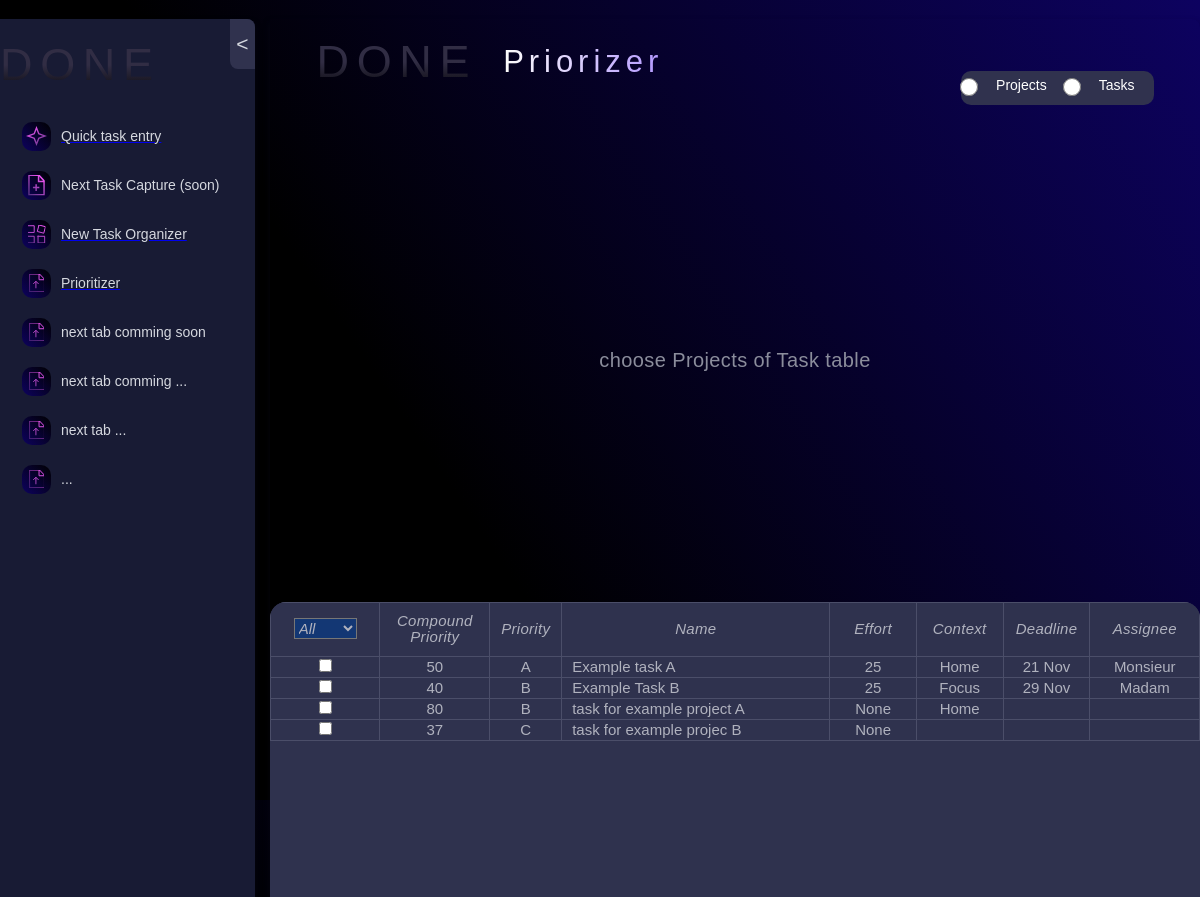
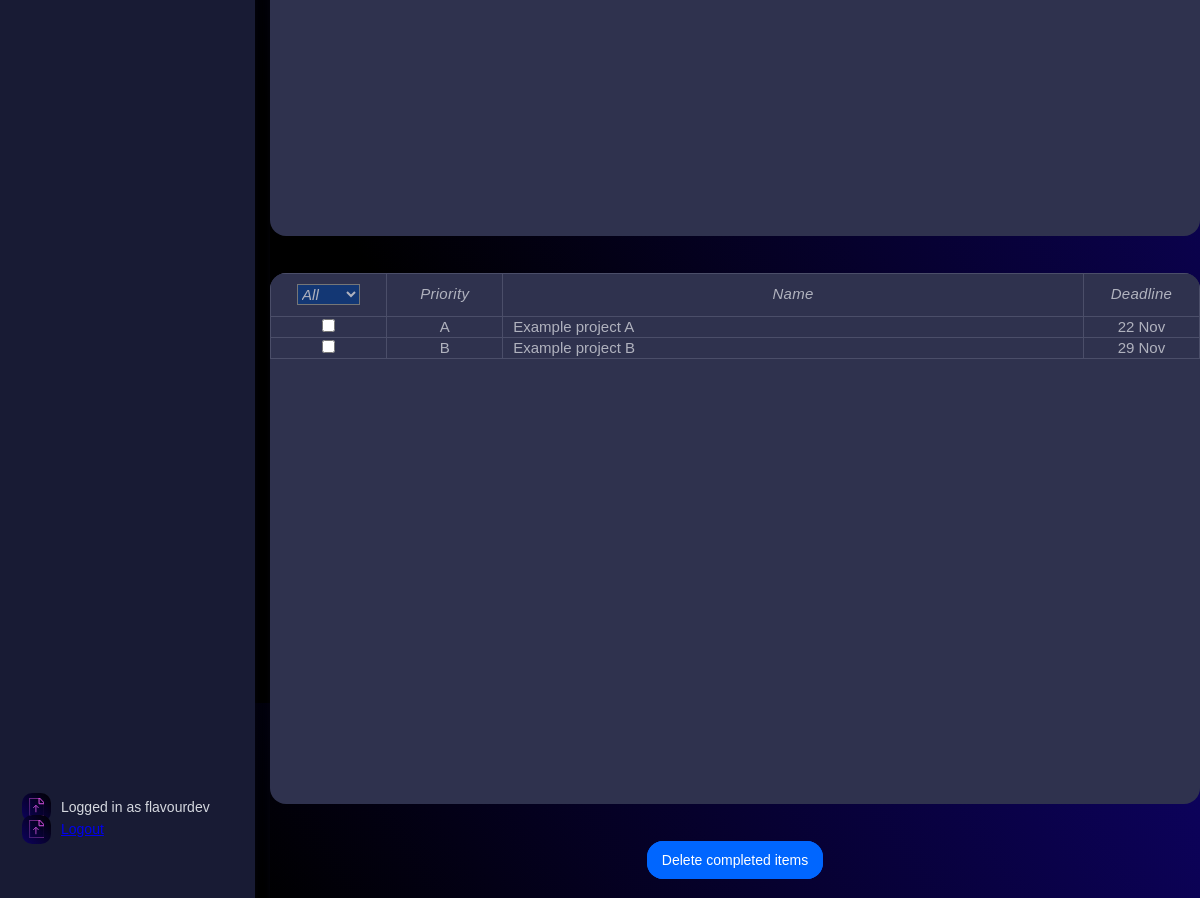
Before: /prioritizer/ (signed in) with the older database file (2 pictures, top to bottom).
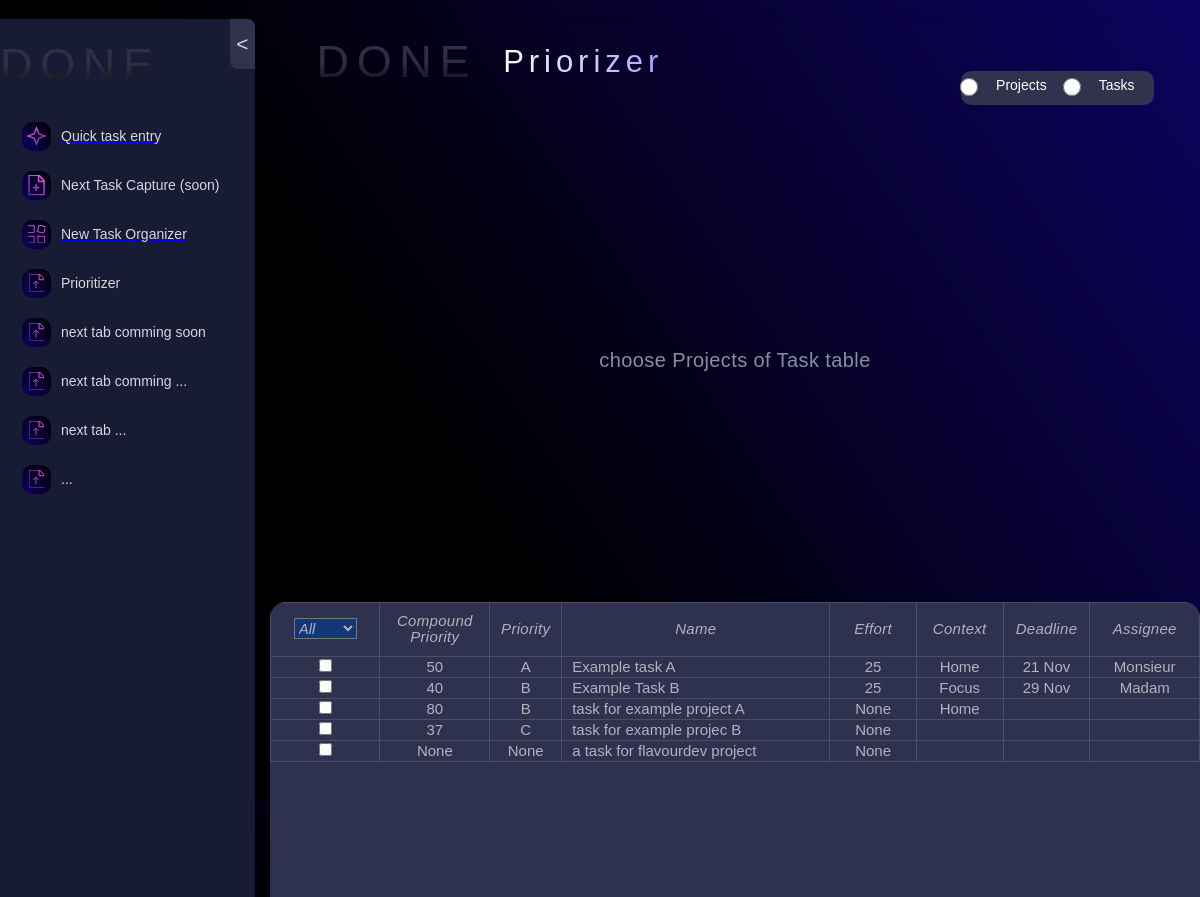
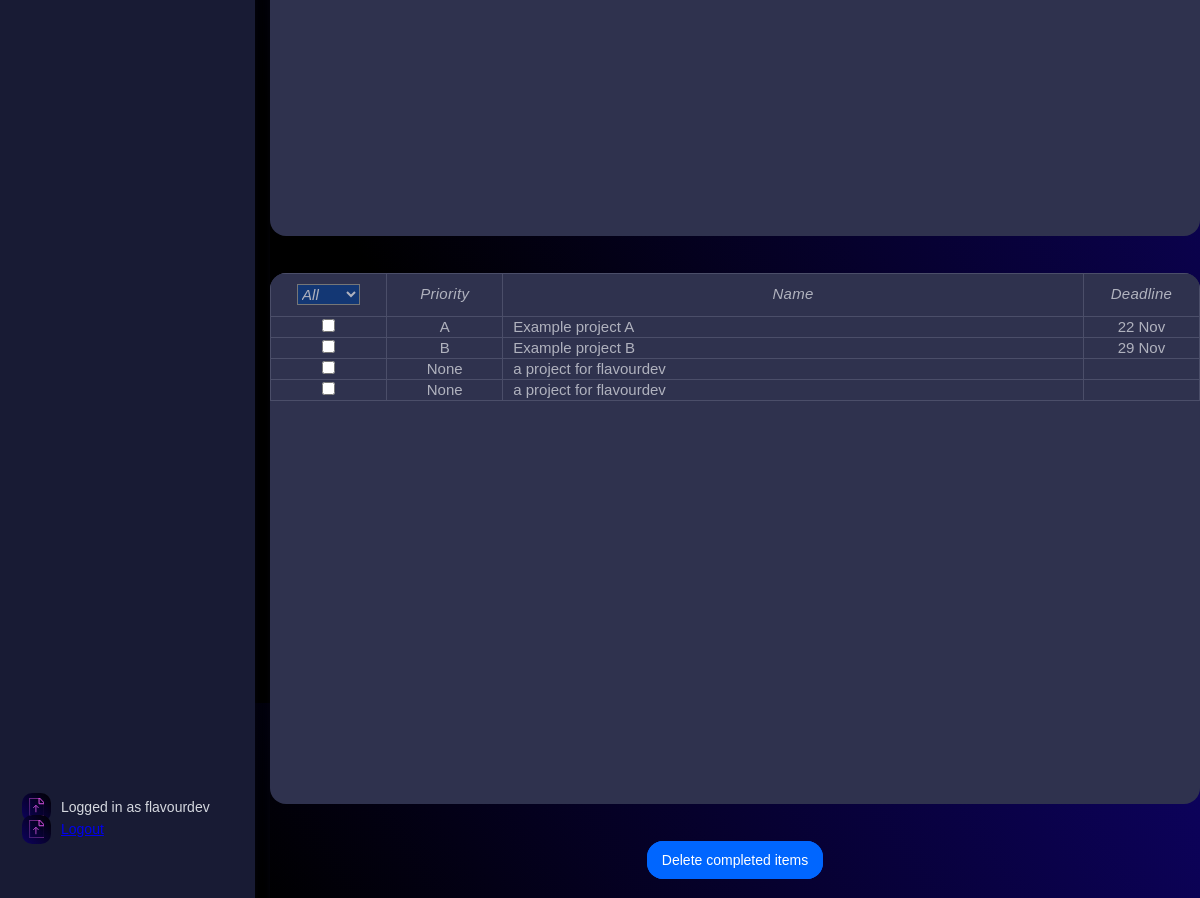
After: the same page with the newer database file (2 pictures, top to bottom).
### tasks/models.py (models this page shows, shortened)
class Tasks(models.Model):
    PRIORITIES = [
        ("A", "A"),
        ("B", "B"),
        ("C", "C"),
        ("D", "D"),
    ]
    STATUSES = [
        ("Co", "Completed"),
        ("Cn", "Cancelled"),
        ("De", "Delegated"),
        ("Ip", "In Process"),
        ("Ns", "Not Started"),
        ("Wa", "Wait for"),
    ]
    user = models.ForeignKey(User, on_delete=models.CASCADE)
    priority = models.CharField(max_length=1, choices=PRIORITIES, null=True, blank=True)
    status = models.CharField(max_length=2, choices=STATUSES, default='Ns')
    complete = models.BooleanField(default=False)
    name = models.CharField(max_length=200)
    deadline = models.DateField(null=True, blank=True)
    context = models.ForeignKey(Context, on_delete=models.CASCADE,null=True, blank=True)
    effort = models.IntegerField(null=True, blank=True)
    assignee = models.ForeignKey(Assignee, on_delete=models.CASCADE, null=True, blank=True)
    parent = models.ForeignKey(Projects, on_delete=models.CASCADE, null=True, blank=True)
    new_task = models.BooleanField(default=True)
    compound_priority = models.IntegerField(null=True, blank=True)

class Context(models.Model):
    name = models.CharField(max_length=20)
    user = models.ForeignKey(User, on_delete=models.CASCADE)

class Assignee(models.Model):
    name = models.CharField(max_length=20)
    user = models.ForeignKey(User, on_delete=models.CASCADE)

class Projects(models.Model):
    PRIORITIES = [
        ("A", "A"),
        ("B", "B"),
        ("C", "C"),
        ("D", "D"),
    ]
    STATUSES = [
        ("Co", "Completed"),
        ("Cn", "Cancelled"),
        ("De", "Delegated"),
        ("Ip", "In Process"),
        ("Ns", "Not Started"),
        ("Wa", "Wait for"),
    ]
    user = models.ForeignKey(User, on_delete=models.CASCADE)
    project_priority = models.CharField(max_length=1, choices=PRIORITIES, null=True, blank=True)
    project_status = models.CharField(max_length=2, choices=STATUSES)
    project_complete = models.BooleanField(default=False)
    project_name = models.CharField(max_length=200)
    project_deadline = models.DateField(null=True, blank=True)

### tasks/views.py (the view)
# urls.py: path('prioritizer/', views.Prioritizer, name="prioritizer"),
@login_required
def Prioritizer(request):
    all_tasks = Tasks.objects.filter(user=request.user)
    all_projects=Projects.objects.filter(user=request.user)
    context_options = Context.objects.values_list('name', flat=True)
    context_options_list = list(context_options)
    assignee_options = Assignee.objects.values_list('name', flat=True)
    assignee_options_list = list(assignee_options)
    return render(request,
                "tasks/prioritizer.html",
                {'tasks':all_tasks,
                'projects':all_projects,
                'context_options_list':context_options_list,
                'assignee_options_list':assignee_options_list})

### tasks/templates/tasks/prioritizer.html (shortened to what this page needs)
{% extends 'base.html' %}
{% load static %}
{% block data-wf %}data-wf-page="653fc2444491a35371971509" data-wf-site="652482ea837db348b1939c93"{% endblock data-wf %}
{% load widget_tweaks %}
{% block content %}
  <div class="main-section">
    <div class="form-block-header w-form">
      <form id="wf-form-selector" name="wf-form-selector" data-name="selector" method="post" class="form-2" data-wf-page-id="653fc2444491a35371971509" data-wf-element-id="89f1164f-914e-c1bf-ad36-09a1e20dd3f5">
        <div class="nto-header-div medium">
          <div class="nto-hrd-div centered">
            <div class="nto-hdr">
              <div class="done-logo-small">DONE</div>
              <div class="hdr-2">Priorizer</div>
            </div>
          </div>
          <div class="nto-inpt-slct-div horizontal single-line">
            <label data-w-id="89f1164f-914e-c1bf-ad36-09a1e20dd40a" class="project-radio radio-btn-field w-radio">
              <input type="radio" id="project-radio" name="input-type" value="project" data-name="input type" class="w-form-formradioinput radio-btn w-radio-input">
              <span class="menu-txt w-form-label" for="project-2">Projects</span>
            </label>
            <label data-w-id="89f1164f-914e-c1bf-ad36-09a1e20dd40e" class="task-radio radio-btn-field w-radio">
              <input type="radio" id="task-radio" name="input-type" value="not actionable" data-name="input type" class="w-form-formradioinput radio-btn w-radio-input">
              <span class="radio-button-label w-form-label" for="not-actionable">Tasks</span>
            </label>
          </div>
        </div>
      </form>
    </div>
    <div id='hint-div' class="hint-block">
      <div class="project-name">choose Projects of Task table</div>
    </div>
    <div id='task-table-div' class="tbl-frame">
      <table class="task-table_component">
        <thead class="task-table_head">
          <tr class="task-table_row">
            <th class="tbl-hdr" data-sort="completion" style="width: 110px;">
              <div class="filter-dropdown">
                <select class="filter-select" id="task-completion-filter">
                    <option value="">All</option>
                </select>
              </div>
            </th>
            <th class="tbl-hdr" data-sort="compound" style="width: 110px;">Compound <br>Priority</th>
            <th class="tbl-hdr" data-sort="priority" style="width: 72px;">Priority</th>
            <th class="tbl-hdr" data-sort="name" style="width: 272px;">Name</th>
            <th class="tbl-hdr" data-sort="effort" style="width: 87px;">Effort</th>
            <th class="tbl-hdr" data-sort="context" style="width: 87px;">Context</th>
            <th class="tbl-hdr" data-sort="deadline" style="width: 87px;">Deadline</th>
            <th class="tbl-hdr" data-sort="assignee" style="width: 110px;">Assignee</th>
          </tr>
        </thead>
          {% for task in tasks %}
          <tr class="rendered-row">
              <td class="tbl-cell centered" data-id="{{ task.id }}" data-type="complete">
                {% if task.complete %}
                  <input type="checkbox" data-id="{{ task.id }}" class="input-data form-control completion-checkbox" checked>
                {% else %}
                  <input type="checkbox" data-id="{{ task.id }}" class="input-data form-control completion-checkbox">
                {% endif %}
              </td>
              <td class="tbl-cell centered task-priority" id="compound-priority-{{ task.id }}" data-type="compound">{{ task.compound_priority }}</td>
              <td class="priority tbl-cell centered" id="task-priority" data-id="{{ task.id }}" data-type="priority">{{ task.priority }}</td>
              <td class="editable tbl-cell" data-id="{{ task.id }}" data-type="name">{{ task.name }}</td>
              <td class="editable tbl-cell centered" data-id="{{ task.id }}" data-type="effort">{{ task.effort }}</td>
              <td class="context tbl-cell centered" data-id="{{ task.id }}" data-type="context">{{ task.context.name }}</td>
              <td class="editable tbl-cell centered" data-id="{{ task.id }}" data-type="deadline">{{ task.deadline|date:"j M" }}</td>
              <td class="assignee tbl-cell centered" data-id="{{ task.id }}" data-type="assignee">{{ task.assignee.name }}</td>
          </tr>
          {% endfor %}
      </table>
    </div>
    <div id='project-table-div' class="tbl-frame">
      <table class="project-table_component">
        <thead class="task-table_head">
          <tr class="task-table_row">
            <th class="tbl-hdr" data-sort="completion" style="width: 100px;">
              <div class="filter-dropdown">
                <select class="filter-select" id="project-completion-filter">
                  <option value="">All</option>
                </select>
              </div>
            </th>
            <th class="tbl-hdr " data-sort="priority" style="width: 100px;">Priority</th>
            <th class="tbl-hdr" data-sort="name" style="width: 500px;">Name</th>
            <th class="tbl-hdr" data-sort="deadline" style="width: 100px;">Deadline</th>
          </tr>
        </thead>
        <tbody class="task-table_body">
          {% for project in projects %}
          <tr class="rendered-row">
              <td class="tbl-cell centered" data-id="{{ project.id }}" data-type="complete">
                {% if project.project_complete %}
                  <input type="checkbox" data-id="{{ project.id }}" class="input-data form-control completion-checkbox" checked>
                {% else %}
                  <input type="checkbox" data-id="{{ project.id }}" class="input-data form-control completion-checkbox">
                {% endif %}
              </td>
              <td class="priority tbl-cell centered" data-id="{{ project.id }}" data-type="priority">{{ project.project_priority }}</td>
              <td class="editable tbl-cell" data-id="{{ project.id }}" data-type="name">{{ project.project_name }}</td>
              <td class="editable tbl-cell centered" data-id="{{ project.id }}" data-type="deadline">{{ project.project_deadline|date:"j M" }}</td>
          </tr>
          {% endfor %}
        </tbody>
      </table>
    </div>
    <div class="frame-427318914" id="delete-btn">
      <div class="frame-427318912">
        <button type="submit" name="action" value="pocess" class="submit-btn w-button">Delete completed items</button>
      </div>
    </div>
  </div>
  {% endblock content %}

### templates/base.html (shortened to what this page needs)
{% load static %}
{% load widget_tweaks %}
<!DOCTYPE html>
<html {% block data-wf %}{% endblock data-wf %}>
<head>
  <link rel="stylesheet" href="{% static 'tasks/normalize.css' %}" />
  <link rel="stylesheet" href="{% static 'tasks/webflow.css' %}" />
  <link rel="stylesheet" href="{% static 'tasks/done-the-app.webflow.css' %}" />
</head>
<body class="body">
  <div class="full-frame">
    <div class="side-menu-div">
      <div class="nav-hdr">
        <div class="text">DONE</div>
      </div>
      <div class="all-tabs">
        <div class="tab-div">
          <a href="{% url 'QuickTaskEntry' %}" class="tab-div-round">
            <div class="icon-bg">
              <img src="{% static 'tasks/Vectors-Wrapper.svg' %}" loading="lazy" width="21" height="20" alt="" class="new-tsk-icon">
            </div>
            <div class="side-nemu-txt-div">
              <div class="side-menu-text">Quick task entry</div>
            </div>
          </a>
        </div>
        <div class="tab-div">
          <div class="tab-div-round">
            <div class="icon-bg"><img src="{% static 'tasks/Vectors-Wrapper_1.svg' %}" loading="lazy" width="17.691770553588867" height="21" alt="" class="add-icon"></div>
            <div class="side-nemu-txt-div">
              <div class="side-menu-text">Next Task Capture (soon)</div>
            </div>
          </div>
        </div>
        <div class="tab-div">
          <a href="{% url 'NewTaskOrganizerWelcome' %}" class="tab-div-round">
            <div class="icon-bg"><img src="{% static 'tasks/Vectors-Wrapper_2.svg' %}" loading="lazy" width="18" height="18.000696182250977" alt="" class="nto-icon"></div>
            <div class="side-nemu-txt-div">
              <div class="side-menu-text">New Task Organizer</div>
            </div>
          </a>
        </div>
        <div class="tab-div">
          <a href="{% url 'prioritizer' %}" class="tab-div-round">
            <div class="icon-bg"><img src="{% static 'tasks/Vectors-Wrapper_3.svg' %}" loading="lazy" width="14.934459686279297" height="18" alt="" class="prio-icon"></div>
            <div class="side-nemu-txt-div">
              <div class="side-menu-text">Prioritizer</div>
            </div>
          </a>
        </div>
        <div class="tab-div">
          <div class="tab-div-round">
            <div class="icon-bg"><img src="{% static 'tasks/Vectors-Wrapper_3.svg' %}" loading="lazy" width="14.934459686279297" height="18" alt="" class="prio-icon"></div>
            <div class="side-nemu-txt-div">
              <div class="side-menu-text">next tab comming soon</div>
            </div>
          </div>
        </div>
        <div class="tab-div">
          <div class="tab-div-round">
            <div class="icon-bg"><img src="{% static 'tasks/Vectors-Wrapper_3.svg' %}" loading="lazy" width="14.934459686279297" height="18" alt="" class="prio-icon"></div>
            <div class="side-nemu-txt-div">
              <div class="side-menu-text">next tab comming ...</div>
            </div>
          </div>
        </div>
        <div class="tab-div">
          <div class="tab-div-round">
            <div class="icon-bg"><img src="{% static 'tasks/Vectors-Wrapper_3.svg' %}" loading="lazy" width="14.934459686279297" height="18" alt="" class="prio-icon"></div>
            <div class="side-nemu-txt-div">
              <div class="side-menu-text">next tab ...</div>
            </div>
          </div>
        </div>
        <div class="tab-div">
          <div class="tab-div-round">
            <div class="icon-bg"><img src="{% static 'tasks/Vectors-Wrapper_3.svg' %}" loading="lazy" width="14.934459686279297" height="18" alt="" class="prio-icon"></div>
            <div class="side-nemu-txt-div">
              <div class="side-menu-text">...</div>
            </div>
          </div>
        </div>
      </div>
      <div class="slider-btn">
        <div class="slider-icon">&lt;</div>
      </div>
      <footer class="tab-div nav-hdr bottom">
        {% if user.is_authenticated %}
        <div class="tab-div-round">
          <div class="icon-bg"><img src="{% static 'tasks/Vectors-Wrapper_3.svg' %}" loading="lazy" width="14.934459686279297" height="18" alt="" class="prio-icon"></div>
          <div class="side-nemu-txt-div">
            <div class="side-menu-text">
              Logged in as {{ user.username }}
            </div>
          </div>
        </div>
        <div class="tab-div-round">
          <div class="icon-bg"><img src="{% static 'tasks/Vectors-Wrapper_3.svg' %}" loading="lazy" width="14.934459686279297" height="18" alt="" class="prio-icon"></div>
          <div class="side-nemu-txt-div">
            <div class="side-menu-text">
              <a href="{% url 'socialaccount_connections' %}">Logout</a>
            </div>
          </div>
        </div>
        {% endif %}
      </footer>
    </div>
  <div class="content-div-5">
    {% block content %}
    {% endblock content %}
  </div>
  </div>
  </body>
</html>

### tasks/static/tasks/webflow.css (style rules this page uses)
* { -webkit-box-sizing: border-box; -moz-box-sizing: border-box; box-sizing: border-box; }
html { height: 100%; }
body { margin: 0; min-height: 100%; background-color: #fff; font-family: Arial, sans-serif; font-size: 14px; line-height: 20px; color: #333; }
img { max-width: 100%; vertical-align: middle; display: inline-block; }
.w-button { display: inline-block; padding: 9px 15px; background-color: #3898EC; color: white; border: 0; line-height: inherit; text-decoration: none; cursor: pointer; border-radius: 0; }
button, [type='button'], [type='reset'] { border: 0; cursor: pointer; -webkit-appearance: button; }
.w-form { margin: 0 0 15px; }
label { display: block; margin-bottom: 5px; font-weight: bold; }
.w-form-label { display: inline-block; cursor: pointer; font-weight: normal; margin-bottom: 0px; }
.w-radio { display: block; margin-bottom: 5px; padding-left: 20px; }
.w-radio:before, .w-radio:after { content: " "; display: table; grid-column-start: 1; grid-row-start: 1; grid-column-end: 2; grid-row-end: 2; }
.w-radio:after { clear: both; }
.w-radio-input { margin: 4px 0 0; line-height: normal; float: left; margin-left: -20px; }
.w-radio-input { margin-top: 3px; }

Changed rows visible on the page:
added Tasks: compound_priority "None", priority "None", name "a task for flavourdev project", effort "None"
added Projects: project_priority "None", project_name "a project for flavourdev"
added Projects: project_priority "None", project_name "a project for flavourdev"
